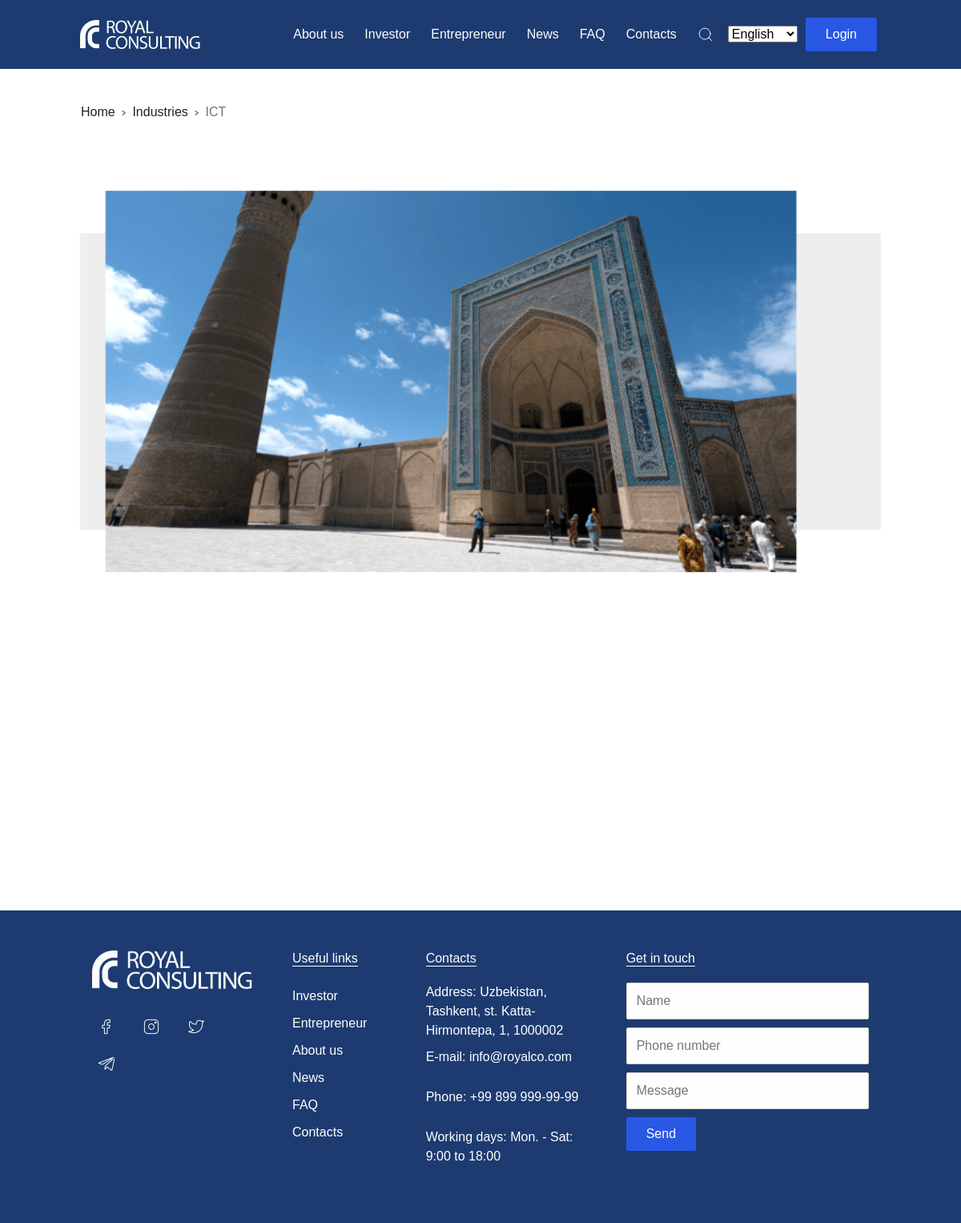
/entrepreneur/8233-6998/, run on the app's committed database.
### entrepreneur/models.py (models this page shows, shortened)
class IndustriesModel(models.Model):
    title = models.CharField(max_length=500, null=True, blank=True)
    body = RichTextField(null=True, blank=True)
    little_image = models.ImageField(upload_to=upload_location, null=True, blank=True)
    main_image = models.ImageField(upload_to=upload_location, null=True, blank=True)
    date_published = models.DateTimeField(auto_now_add=True, verbose_name="date published")
    slug = models.SlugField(blank=True, unique=True)
    class Meta:
        ordering = ['-date_published']
    @property
    def mainimageURL(self):
        try:
            url = self.main_image.url
        except:
            url = ''
        return url

### entrepreneur/views.py (the view)
# urls.py: path('<slug>/', detail_industies_view, name='detailed-industies'),
def detail_industies_view(request, slug):
    context = {}
    industries = get_object_or_404(IndustriesModel, slug=slug)
    context['industries'] = industries
    return render(request, 'pages/industries_detail.html', context)

### entrepreneur/templates/pages/industries_detail.html (shortened to what this page needs)
{% extends 'base.html' %}
{% load static %}
{% load i18n %}
{% block content %}
    <section class="px-100 about">
        <div class="row">
            <ul class="breadcrumb">
                <li class="breadcrumb-item"><a href="{% url 'home' %}">Home</a></li>
                <li class="breadcrumb-item"><a href="{% url 'entrepreneur:entrepreneur' %}">Industries</a></li>
                <li class="breadcrumb-item active">{{ industries.title }}</li>
            </ul>
        </div>
        <div class="row animation">
            <div class="col-lg-12 animation_top">
                <img src="{{industries.mainimageURL}}" class="w-100 mt-50" alt="">
            </div>
        </div>
    </section>
{% endblock %}

### templates/base.html (shortened to what this page needs)
{% load static %}
<!DOCTYPE html>
<html lang="en">
<head>
    <link rel="stylesheet" href="https://maxcdn.bootstrapcdn.com/bootstrap/4.5.2/css/bootstrap.min.css">
    <link rel="stylesheet" href="https://cdnjs.cloudflare.com/ajax/libs/animate.css/4.1.1/animate.min.css" />
    <link rel="stylesheet" href="{% static 'fonts/fonts.css' %} ">
    <link rel="stylesheet" href="{% static 'css/owl.carousel.min.css' %}">
    <link rel="stylesheet" href="{% static 'css/owl.theme.default.min.css' %}">
    <link rel="stylesheet" href="{% static 'css/style.css' %}">
</head>
<body>
    {% include 'snippets/header.html' %}
    <div class="wrapper">
        {% block content %}
        {% endblock content %}
        <div class="wrapper">
            {% include 'snippets/footer.html' %}
        </div>
    </div>
</body>
</html>

### templates/snippets/header.html (shortened to what this page needs)
{% load static %}
{% load i18n %}
<nav class="navbar navbar-expand-lg px-100">
    <a class="navbar-brand" href="{% url 'home' %}"><img src="{% static 'images/logo-white.png' %}" alt=""></a>
    <div class="collapse navbar-collapse" id="collapsibleNavbar">
        <ul class="navbar-nav ml-auto">
            <li class="nav-item">
                <a class="nav-link" href="{% url 'infopages:about' %}">{% trans 'About us' %}</a>
            </li>
            <li class="nav-item">
                <a class="nav-link" href="investor.html">{% trans 'Investor' %}</a>
            </li>
            <li class="nav-item">
                <a class="nav-link" href="{% url 'entrepreneur:entrepreneur' %}">{% trans 'Entrepreneur' %}</a>
            </li>
            <li class="nav-item">
                <a class="nav-link" href="{% url 'infopages:news-list' %}">{% trans 'News' %}</a>
            </li>
            <li class="nav-item">
                <a class="nav-link" href="faq.html">{% trans 'FAQ' %}</a>
            </li>
            <li class="nav-item">
                <a class="nav-link" href="contacts.html">{% trans 'Contacts' %}</a>
            </li>
            <li class="nav-item">
                <button class="search-icon"><img src="{% static 'images/search-icon.svg' %}" alt=""></button>
            </li>
            <li class="nav-item">
            <form  class="dropdown" id="languageForm" action="{% url 'set_language' %}" method="post">
                <select id="languageSelect" name="language" class="form-select" aria-label="Language select">
                    {% get_current_language as LANGUAGE_CODE %}
                    {% get_available_languages as LANGUAGES %}
                    {% get_language_info_list for LANGUAGES as languages %}
                    {% for language in languages %}
                    <option class="dropdown-item" value="{{ language.code }}" {% if language.code == LANGUAGE_CODE %}
                            selected{% endif %}>
                        {{ language.name_local }}
                    </option>
                    {% endfor %}
                </select>
            </form>
            </li>
            <li class="nav-item">
                <a class="login-btn active-btn" href="login.html">{% trans 'Login' %}</a>
            </li>
        </ul>
    </div>
</nav>

### templates/snippets/footer.html
{% load static %}
<div class="footer px-100 mt-100">
    <div class="container-fluid">
        <div class="row">
            <div class="col-lg-3">
                <img src="{% static 'images/logo-white.png' %}" class="logo" alt="">
                <ul class="nav mt-4">
                    <li class="nav-item">
                        <a class="nav-link" href="#"><img src="{% static 'images/facebook.png' %}" alt=""></a>
                    </li>
                    <li class="nav-item">
                        <a class="nav-link" href="#"><img src="{% static 'images/instagram.png' %}" alt=""></a>
                    </li>
                    <li class="nav-item">
                        <a class="nav-link" href="#"><img src="{% static 'images/twitter.png' %}" alt=""></a>
                    </li>
                    <li class="nav-item">
                        <a class="nav-link" href="#"><img src="{% static 'images/telegram.png' %}" alt=""></a>
                    </li>
                </ul>
            </div>
            <div class="col-lg-2">
                <h6>Useful links</h6>
                <ul class="nav flex-column">
                    <li class="nav-item">
                        <a class="nav-link" href="#">Investor</a>
                    </li>
                    <li class="nav-item">
                        <a class="nav-link" href="#">Entrepreneur</a>
                    </li>
                    <li class="nav-item">
                        <a class="nav-link" href="#">About us</a>
                    </li>
                    <li class="nav-item">
                        <a class="nav-link" href="#">News</a>
                    </li>
                    <li class="nav-item">
                        <a class="nav-link" href="#">FAQ</a>
                    </li>
                    <li class="nav-item">
                        <a class="nav-link" href="#">Contacts</a>
                    </li>
                </ul>
            </div>
            <div class="col-lg-3">
                <h6>Contacts</h6>
                <p class="mb-1">Address: Uzbekistan, Tashkent, st. Katta-Hirmontepa, 1, 1000002</p>
                <p><a href="" class="nav-link">E-mail: info@royalco.com</a></p>
                <p><a href="" class="nav-link">Phone: +99 899 999-99-99</a></p>
                <p><a href="" class="nav-link">Working days: Mon. - Sat: 9:00 to 18:00</a></p>
            </div>
            <div class="col-lg-4">
                <h6>Get in touch</h6>
                <form action="">
                    <div class="row">
                        <div class="col-lg-12">
                            <input type="text" placeholder="Name">
                            <input type="text" placeholder="Phone number">
                            <input type="text" placeholder="Message">
                        </div>
                    </div>
                    <button class="active-btn" type="submit">Send</button>
                </form>
            </div>
        </div>
    </div>
</div>

### static/css/style.css (style rules this page uses)
* { margin: 0; -webkit-box-sizing: border-box; box-sizing: border-box; }
html, body { width: 100%; height: 100%; margin: 0; padding: 0; font-family: "Raleway", "Arial"; }
a { text-decoration: none !important; color: #222222; }
button, input, textarea, select { outline: none !important; -webkit-box-shadow: none !important; box-shadow: none !important; resize: none; }
.px-100 { padding: 0 100px; }
.wrapper { width: 100%; }
.navbar { -webkit-transition: top 0.5s ease; transition: top 0.5s ease; background: #1d3b70; }
.navbar-brand img { width: 150px; margin: 20px 0; }
.navbar .search-icon { border: none; background: none; display: -webkit-box; display: -ms-flexbox; display: flex; -webkit-box-align: center; -ms-flex-align: center; align-items: center; -webkit-box-pack: center; -ms-flex-pack: center; justify-content: center; }
.navbar .nav-item { -webkit-box-align: center; -ms-flex-align: center; align-items: center; display: -webkit-box; display: -ms-flexbox; display: flex; margin: 0 5px; }
.navbar .nav-link { color: #fff; }
input { border: 1px solid #ccc; padding: 10px 15px; border-radius: 2px; background: #fefefe; }
.active-btn { background: #2958e5; border: 1px solid transparent; border-radius: 2px; display: block; padding: 8px 24px; max-width: -webkit-max-content; max-width: -moz-max-content; max-width: max-content; -webkit-transition: all 0.2s; transition: all 0.2s; color: #fff; }
.animation { -webkit-transition: all 0.1s; transition: all 0.1s; opacity: 0; }
.mt-100 { margin-top: 100px; }
.mt-50 { margin-top: 50px; }
.footer { background: #1d3b70; padding: 50px 100px; color: #fff; }
.footer .nav-link { padding: 5px 0; margin-right: 20px; color: #fff; }
.footer .nav-link img { padding: 5px; border: 1px solid transparent; border-radius: 50%; }
.footer .logo { max-width: 200px; }
.footer h6 { border-bottom: 1px solid #fff; width: -webkit-max-content; width: -moz-max-content; width: max-content; margin-bottom: 20px; }
.footer form input { width: 100%; padding: 10px 12px; margin-bottom: 10px; }
.breadcrumb { background: none; margin-top: 30px; }
.breadcrumb .breadcrumb-item + .breadcrumb-item::before { content: "\203A"; font-size: 16px; font-weight: bold; }

### data on the page
IndustriesModel: title "ICT", mainimageURL (picture)

### other printed values
form field language "English"
